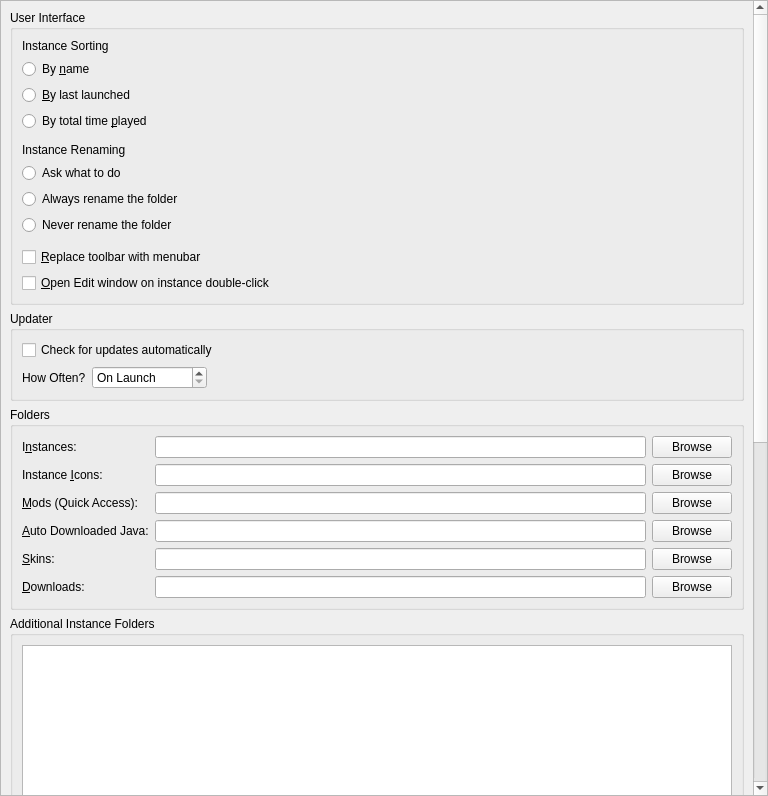
<?xml version="1.0" encoding="UTF-8"?>
<ui version="4.0">
 <class>LauncherPage</class>
 <widget class="QWidget" name="LauncherPage">
  <property name="geometry">
   <rect>
    <x>0</x>
    <y>0</y>
    <width>768</width>
    <height>796</height>
   </rect>
  </property>
  <property name="sizePolicy">
   <sizepolicy hsizetype="MinimumExpanding" vsizetype="MinimumExpanding">
    <horstretch>0</horstretch>
    <verstretch>0</verstretch>
   </sizepolicy>
  </property>
  <layout class="QVBoxLayout" name="verticalLayout">
   <property name="leftMargin">
    <number>0</number>
   </property>
   <property name="topMargin">
    <number>0</number>
   </property>
   <property name="rightMargin">
    <number>0</number>
   </property>
   <property name="bottomMargin">
    <number>0</number>
   </property>
   <item>
    <widget class="QScrollArea" name="scrollArea">
     <property name="horizontalScrollBarPolicy">
      <enum>Qt::ScrollBarPolicy::ScrollBarAsNeeded</enum>
     </property>
     <property name="widgetResizable">
      <bool>true</bool>
     </property>
     <widget class="QWidget" name="scrollAreaWidgetContents">
      <property name="geometry">
       <rect>
        <x>0</x>
        <y>0</y>
        <width>747</width>
        <height>1630</height>
       </rect>
      </property>
      <layout class="QVBoxLayout" name="verticalLayout_8">
       <item>
        <widget class="QGroupBox" name="userInterfaceBox">
         <property name="enabled">
          <bool>true</bool>
         </property>
         <property name="title">
          <string>User Interface</string>
         </property>
         <layout class="QVBoxLayout" name="verticalLayout_2">
          <item>
           <widget class="QLabel" name="instanceSortingLabel">
            <property name="text">
             <string>Instance Sorting</string>
            </property>
           </widget>
          </item>
          <item>
           <widget class="QRadioButton" name="sortByNameBtn">
            <property name="text">
             <string>By &amp;name</string>
            </property>
            <attribute name="buttonGroup">
             <string notr="true">sortingModeGroup</string>
            </attribute>
           </widget>
          </item>
          <item>
           <widget class="QRadioButton" name="sortLastLaunchedBtn">
            <property name="text">
             <string>&amp;By last launched</string>
            </property>
            <attribute name="buttonGroup">
             <string notr="true">sortingModeGroup</string>
            </attribute>
           </widget>
          </item>
          <item>
           <widget class="QRadioButton" name="sortByPlaytimeBtn">
            <property name="text">
             <string>By total time &amp;played</string>
            </property>
            <attribute name="buttonGroup">
             <string notr="true">sortingModeGroup</string>
            </attribute>
           </widget>
          </item>
          <item>
           <spacer name="verticalSpacer">
            <property name="orientation">
             <enum>Qt::Orientation::Vertical</enum>
            </property>
            <property name="sizeType">
             <enum>QSizePolicy::Policy::Fixed</enum>
            </property>
            <property name="sizeHint" stdset="0">
             <size>
              <width>0</width>
              <height>6</height>
             </size>
            </property>
           </spacer>
          </item>
          <item>
           <widget class="QLabel" name="renamingBehaviorLabel">
            <property name="text">
             <string>Instance Renaming</string>
            </property>
           </widget>
          </item>
          <item>
           <widget class="QRadioButton" name="askToRenameDirBtn">
            <property name="text">
             <string>Ask what to do</string>
            </property>
            <attribute name="buttonGroup">
             <string notr="true">renamingBehaviorGroup</string>
            </attribute>
           </widget>
          </item>
          <item>
           <widget class="QRadioButton" name="alwaysRenameDirBtn">
            <property name="text">
             <string>Always rename the folder</string>
            </property>
            <attribute name="buttonGroup">
             <string notr="true">renamingBehaviorGroup</string>
            </attribute>
           </widget>
          </item>
          <item>
           <widget class="QRadioButton" name="neverRenameDirBtn">
            <property name="text">
             <string>Never rename the folder</string>
            </property>
            <attribute name="buttonGroup">
             <string notr="true">renamingBehaviorGroup</string>
            </attribute>
           </widget>
          </item>
          <item>
           <spacer name="verticalSpacer_2">
            <property name="orientation">
             <enum>Qt::Orientation::Vertical</enum>
            </property>
            <property name="sizeType">
             <enum>QSizePolicy::Policy::Fixed</enum>
            </property>
            <property name="sizeHint" stdset="0">
             <size>
              <width>0</width>
              <height>6</height>
             </size>
            </property>
           </spacer>
          </item>
          <item>
           <widget class="QCheckBox" name="preferMenuBarCheckBox">
            <property name="toolTip">
             <string>The menubar is more friendly for keyboard-driven interaction.</string>
            </property>
            <property name="text">
             <string>&amp;Replace toolbar with menubar</string>
            </property>
           </widget>
          </item>
          <item>
           <widget class="QCheckBox" name="editInstanceOnDoubleClick">
            <property name="toolTip">
             <string>Opens the edit instance window on double-clicking an instance instead of running the instance.</string>
            </property>
            <property name="text">
             <string>&amp;Open Edit window on instance double-click</string>
            </property>
           </widget>
          </item>
         </layout>
        </widget>
       </item>
       <item>
        <widget class="QGroupBox" name="updateSettingsBox">
         <property name="title">
          <string>Updater</string>
         </property>
         <layout class="QGridLayout" name="gridLayout_2">
          <item row="1" column="0">
           <layout class="QHBoxLayout" name="horizontalLayout_2">
            <item>
             <widget class="QLabel" name="updateIntervalLabel">
              <property name="text">
               <string>How Often?</string>
              </property>
             </widget>
            </item>
            <item>
             <widget class="QSpinBox" name="updateIntervalSpinBox">
              <property name="sizePolicy">
               <sizepolicy hsizetype="Maximum" vsizetype="Fixed">
                <horstretch>0</horstretch>
                <verstretch>0</verstretch>
               </sizepolicy>
              </property>
              <property name="toolTip">
               <string>Set to 0 to only check on launch</string>
              </property>
              <property name="specialValueText">
               <string>On Launch</string>
              </property>
              <property name="suffix">
               <string> hours</string>
              </property>
              <property name="prefix">
               <string>Every </string>
              </property>
              <property name="minimum">
               <number>0</number>
              </property>
              <property name="maximum">
               <number>168</number>
              </property>
             </widget>
            </item>
            <item>
             <spacer name="horizontalSpacer">
              <property name="orientation">
               <enum>Qt::Orientation::Horizontal</enum>
              </property>
              <property name="sizeHint" stdset="0">
               <size>
                <width>0</width>
                <height>0</height>
               </size>
              </property>
             </spacer>
            </item>
           </layout>
          </item>
          <item row="0" column="0" colspan="2">
           <widget class="QCheckBox" name="autoUpdateCheckBox">
            <property name="text">
             <string>Check for updates automatically</string>
            </property>
           </widget>
          </item>
         </layout>
        </widget>
       </item>
       <item>
        <widget class="QGroupBox" name="foldersBox">
         <property name="title">
          <string>Folders</string>
         </property>
         <layout class="QGridLayout" name="gridLayout">
          <item row="2" column="1">
           <widget class="QLineEdit" name="iconsDirTextBox"/>
          </item>
          <item row="5" column="0">
           <widget class="QLabel" name="labelSkinsDir">
            <property name="text">
             <string>&amp;Skins:</string>
            </property>
            <property name="buddy">
             <cstring>skinsDirTextBox</cstring>
            </property>
           </widget>
          </item>
          <item row="0" column="0">
           <widget class="QLabel" name="labelInstDir">
            <property name="text">
             <string>I&amp;nstances:</string>
            </property>
            <property name="buddy">
             <cstring>instDirTextBox</cstring>
            </property>
           </widget>
          </item>
          <item row="10" column="0">
           <widget class="QLabel" name="labelDownloadsDir">
            <property name="text">
             <string>&amp;Downloads:</string>
            </property>
            <property name="buddy">
             <cstring>downloadsDirTextBox</cstring>
            </property>
           </widget>
          </item>
          <item row="0" column="2">
           <widget class="QPushButton" name="instDirBrowseBtn">
            <property name="text">
             <string>Browse</string>
            </property>
           </widget>
          </item>
          <item row="4" column="0">
           <widget class="QLabel" name="labelJavaDir">
            <property name="toolTip">
             <string>Folder where the launcher stores automatically downloaded Java versions. Do NOT set this to your system Java installation.</string>
            </property>
            <property name="text">
             <string>&amp;Auto Downloaded Java:</string>
            </property>
            <property name="buddy">
             <cstring>javaDirTextBox</cstring>
            </property>
           </widget>
          </item>
          <item row="10" column="2">
           <widget class="QPushButton" name="downloadsDirBrowseBtn">
            <property name="text">
             <string>Browse</string>
            </property>
           </widget>
          </item>
          <item row="2" column="2">
           <widget class="QPushButton" name="iconsDirBrowseBtn">
            <property name="text">
             <string>Browse</string>
            </property>
           </widget>
          </item>
          <item row="0" column="1">
           <widget class="QLineEdit" name="instDirTextBox"/>
          </item>
          <item row="4" column="1">
           <widget class="QLineEdit" name="javaDirTextBox"/>
          </item>
          <item row="2" column="0">
           <widget class="QLabel" name="labelIconsDir">
            <property name="text">
             <string>Instance &amp;Icons:</string>
            </property>
            <property name="buddy">
             <cstring>iconsDirTextBox</cstring>
            </property>
           </widget>
          </item>
          <item row="5" column="1">
           <widget class="QLineEdit" name="skinsDirTextBox"/>
          </item>
          <item row="5" column="2">
           <widget class="QPushButton" name="skinsDirBrowseBtn">
            <property name="text">
             <string>Browse</string>
            </property>
           </widget>
          </item>
          <item row="10" column="1">
           <widget class="QLineEdit" name="downloadsDirTextBox"/>
          </item>
          <item row="4" column="2">
           <widget class="QPushButton" name="javaDirBrowseBtn">
            <property name="text">
             <string>Browse</string>
            </property>
           </widget>
          </item>
          <item row="3" column="0">
           <widget class="QLabel" name="labelModsDir">
            <property name="text">
             <string>&amp;Mods (Quick Access):</string>
            </property>
            <property name="buddy">
             <cstring>modsDirTextBox</cstring>
            </property>
           </widget>
          </item>
          <item row="3" column="1">
           <widget class="QLineEdit" name="modsDirTextBox"/>
          </item>
          <item row="3" column="2">
           <widget class="QPushButton" name="modsDirBrowseBtn">
            <property name="text">
             <string>Browse</string>
            </property>
           </widget>
          </item>
         </layout>
        </widget>
       </item>
       <item>
        <widget class="QGroupBox" name="additionalInstDirsGroupBox">
         <property name="title">
          <string>Additional Instance Folders</string>
         </property>
         <layout class="QVBoxLayout" name="additionalInstDirsLayout">
          <item>
           <widget class="QListWidget" name="additionalInstDirsList"/>
          </item>
          <item>
           <layout class="QHBoxLayout" name="additionalInstDirsBtnLayout">
            <item>
             <widget class="QPushButton" name="addInstDirBtn">
              <property name="text">
               <string>Add</string>
              </property>
             </widget>
            </item>
            <item>
             <widget class="QPushButton" name="removeInstDirBtn">
              <property name="text">
               <string>Remove</string>
              </property>
             </widget>
            </item>
            <item>
             <spacer name="additionalInstDirsSpacer">
              <property name="orientation">
               <enum>Qt::Orientation::Horizontal</enum>
              </property>
              <property name="sizeHint" stdset="0">
               <size>
                <width>0</width>
                <height>0</height>
               </size>
              </property>
             </spacer>
            </item>
           </layout>
          </item>
         </layout>
        </widget>
       </item>
       <item>
        <widget class="QGroupBox" name="modsBox">
         <property name="title">
          <string>Mods and Modpacks</string>
         </property>
         <layout class="QVBoxLayout" name="verticalLayout_4">
          <item>
           <widget class="QCheckBox" name="downloadsDirWatchRecursiveCheckBox">
            <property name="toolTip">
             <string>When enabled, in addition to the downloads folder, its sub folders will also be searched when looking for resources (e.g. when looking for blocked mods on CurseForge).</string>
            </property>
            <property name="text">
             <string>Check &amp;subfolders for blocked mods</string>
            </property>
           </widget>
          </item>
          <item>
           <widget class="QCheckBox" name="downloadsDirMoveCheckBox">
            <property name="toolTip">
             <string>When enabled, it will move blocked resources instead of copying them.</string>
            </property>
            <property name="text">
             <string>Move blocked mods instead of copying them</string>
            </property>
           </widget>
          </item>
          <item>
           <widget class="QCheckBox" name="metadataEnableBtn">
            <property name="toolTip">
             <string>Store version information provided by mod providers (like Modrinth or CurseForge) for mods.</string>
            </property>
            <property name="text">
             <string>Keep track of mod metadata</string>
            </property>
           </widget>
          </item>
          <item>
           <widget class="QLabel" name="metadataWarningLabel">
            <property name="text">
             <string>&lt;html&gt;&lt;head/&gt;&lt;body&gt;&lt;p&gt;&lt;span style=&quot; font-weight:600; color:#f5c211;&quot;&gt;Warning&lt;/span&gt;&lt;span style=&quot; color:#f5c211;&quot;&gt;: Disabling mod metadata may also disable some QoL features, such as mod updating!&lt;/span&gt;&lt;/p&gt;&lt;/body&gt;&lt;/html&gt;</string>
            </property>
            <property name="wordWrap">
             <bool>true</bool>
            </property>
           </widget>
          </item>
          <item>
           <widget class="QCheckBox" name="dependenciesEnableBtn">
            <property name="toolTip">
             <string>Automatically detect, install, and update mod dependencies.</string>
            </property>
            <property name="text">
             <string>Install dependencies automatically</string>
            </property>
           </widget>
          </item>
          <item>
           <widget class="QCheckBox" name="showModIncompatCheckBox">
            <property name="toolTip">
             <string>Currently this just shows mods which are not marked as compatible with the current Minecraft version.</string>
            </property>
            <property name="text">
             <string>Detect and show mod incompatibilities (experimental)</string>
            </property>
           </widget>
          </item>
          <item>
           <widget class="QCheckBox" name="modpackUpdatePromptBtn">
            <property name="toolTip">
             <string>When creating a new modpack instance, suggest updating an existing instance instead.</string>
            </property>
            <property name="text">
             <string>Suggest to update an existing instance during modpack installation</string>
            </property>
           </widget>
          </item>
         </layout>
        </widget>
       </item>
       <item>
        <widget class="QGroupBox" name="instanceBox">
         <property name="title">
          <string>Instance Creation</string>
         </property>
         <layout class="QVBoxLayout" name="verticalLayout_3">
          <item>
           <widget class="QCheckBox" name="downloadGameFilesBtn">
            <property name="toolTip">
             <string>Downloads required game files while creating the instance. Disable this to skip the initial download and fetch files when the instance is launched instead.</string>
            </property>
            <property name="text">
             <string>Download game files during instance creation</string>
            </property>
           </widget>
          </item>
         </layout>
        </widget>
       </item>
       <item>
        <widget class="QGroupBox" name="groupBox_2">
         <property name="title">
          <string>Console</string>
         </property>
         <layout class="QFormLayout" name="formLayout">
          <property name="labelAlignment">
           <set>Qt::AlignmentFlag::AlignLeading|Qt::AlignmentFlag::AlignLeft|Qt::AlignmentFlag::AlignVCenter</set>
          </property>
          <item row="0" column="0">
           <widget class="QLabel" name="lineLimitLabel">
            <property name="sizePolicy">
             <sizepolicy hsizetype="Maximum" vsizetype="Preferred">
              <horstretch>0</horstretch>
              <verstretch>0</verstretch>
             </sizepolicy>
            </property>
            <property name="text">
             <string>Log History &amp;Limit:</string>
            </property>
            <property name="buddy">
             <cstring>lineLimitSpinBox</cstring>
            </property>
           </widget>
          </item>
          <item row="0" column="1">
           <widget class="QSpinBox" name="lineLimitSpinBox">
            <property name="sizePolicy">
             <sizepolicy hsizetype="Maximum" vsizetype="Fixed">
              <horstretch>0</horstretch>
              <verstretch>0</verstretch>
             </sizepolicy>
            </property>
            <property name="suffix">
             <string> lines</string>
            </property>
            <property name="minimum">
             <number>10000</number>
            </property>
            <property name="maximum">
             <number>1000000</number>
            </property>
            <property name="singleStep">
             <number>10000</number>
            </property>
            <property name="value">
             <number>100000</number>
            </property>
           </widget>
          </item>
          <item row="1" column="0" colspan="2">
           <widget class="QCheckBox" name="checkStopLogging">
            <property name="text">
             <string>&amp;Stop logging when log overflows</string>
            </property>
           </widget>
          </item>
         </layout>
        </widget>
       </item>
       <item>
        <widget class="QGroupBox" name="tasksBox">
         <property name="title">
          <string>Tasks</string>
         </property>
         <layout class="QGridLayout" name="gridLayout_3">
          <item row="2" column="1">
           <widget class="QSpinBox" name="numberOfManualRetriesSpinBox">
            <property name="sizePolicy">
             <sizepolicy hsizetype="Maximum" vsizetype="Fixed">
              <horstretch>0</horstretch>
              <verstretch>0</verstretch>
             </sizepolicy>
            </property>
            <property name="minimumSize">
             <size>
              <width>60</width>
              <height>0</height>
             </size>
            </property>
            <property name="minimum">
             <number>0</number>
            </property>
           </widget>
          </item>
          <item row="1" column="1">
           <widget class="QSpinBox" name="numberOfConcurrentDownloadsSpinBox">
            <property name="sizePolicy">
             <sizepolicy hsizetype="Maximum" vsizetype="Fixed">
              <horstretch>0</horstretch>
              <verstretch>0</verstretch>
             </sizepolicy>
            </property>
            <property name="minimumSize">
             <size>
              <width>60</width>
              <height>0</height>
             </size>
            </property>
            <property name="minimum">
             <number>1</number>
            </property>
           </widget>
          </item>
          <item row="3" column="1">
           <widget class="QSpinBox" name="timeoutSecondsSpinBox">
            <property name="sizePolicy">
             <sizepolicy hsizetype="Maximum" vsizetype="Fixed">
              <horstretch>0</horstretch>
              <verstretch>0</verstretch>
             </sizepolicy>
            </property>
            <property name="minimumSize">
             <size>
              <width>60</width>
              <height>0</height>
             </size>
            </property>
            <property name="suffix">
             <string>s</string>
            </property>
           </widget>
          </item>
          <item row="2" column="0">
           <widget class="QLabel" name="numberOfManualRetriesLabel">
            <property name="text">
             <string>Retry Limit:</string>
            </property>
           </widget>
          </item>
          <item row="1" column="0">
           <widget class="QLabel" name="numberOfConcurrentDownloadsLabel">
            <property name="text">
             <string>Concurrent Download Limit:</string>
            </property>
           </widget>
          </item>
          <item row="3" column="0">
           <widget class="QLabel" name="timeoutSecondsLabel">
            <property name="toolTip">
             <string>Seconds to wait until the requests are terminated</string>
            </property>
            <property name="text">
             <string>HTTP Timeout:</string>
            </property>
           </widget>
          </item>
          <item row="0" column="1">
           <widget class="QSpinBox" name="numberOfConcurrentTasksSpinBox">
            <property name="sizePolicy">
             <sizepolicy hsizetype="Maximum" vsizetype="Fixed">
              <horstretch>0</horstretch>
              <verstretch>0</verstretch>
             </sizepolicy>
            </property>
            <property name="minimumSize">
             <size>
              <width>60</width>
              <height>0</height>
             </size>
            </property>
            <property name="minimum">
             <number>1</number>
            </property>
           </widget>
          </item>
          <item row="0" column="0">
           <widget class="QLabel" name="numberOfConcurrentTasksLabel">
            <property name="text">
             <string>Concurrent Task Limit:</string>
            </property>
           </widget>
          </item>
          <item row="0" column="2">
           <spacer name="horizontalSpacer_2">
            <property name="orientation">
             <enum>Qt::Orientation::Horizontal</enum>
            </property>
            <property name="sizeHint" stdset="0">
             <size>
              <width>0</width>
              <height>0</height>
             </size>
            </property>
           </spacer>
          </item>
         </layout>
        </widget>
       </item>
       <item>
        <spacer name="verticalSpacer_FeaturesTab">
         <property name="orientation">
          <enum>Qt::Orientation::Vertical</enum>
         </property>
         <property name="sizeHint" stdset="0">
          <size>
           <width>0</width>
           <height>0</height>
          </size>
         </property>
        </spacer>
       </item>
      </layout>
     </widget>
    </widget>
   </item>
  </layout>
 </widget>
 <tabstops>
  <tabstop>scrollArea</tabstop>
  <tabstop>sortByNameBtn</tabstop>
  <tabstop>sortLastLaunchedBtn</tabstop>
  <tabstop>sortByPlaytimeBtn</tabstop>
  <tabstop>askToRenameDirBtn</tabstop>
  <tabstop>alwaysRenameDirBtn</tabstop>
  <tabstop>neverRenameDirBtn</tabstop>
  <tabstop>preferMenuBarCheckBox</tabstop>
  <tabstop>editInstanceOnDoubleClick</tabstop>
  <tabstop>autoUpdateCheckBox</tabstop>
  <tabstop>updateIntervalSpinBox</tabstop>
  <tabstop>instDirTextBox</tabstop>
  <tabstop>instDirBrowseBtn</tabstop>
  <tabstop>iconsDirTextBox</tabstop>
  <tabstop>iconsDirBrowseBtn</tabstop>
  <tabstop>modsDirTextBox</tabstop>
  <tabstop>modsDirBrowseBtn</tabstop>
  <tabstop>javaDirTextBox</tabstop>
  <tabstop>javaDirBrowseBtn</tabstop>
  <tabstop>skinsDirTextBox</tabstop>
  <tabstop>skinsDirBrowseBtn</tabstop>
  <tabstop>downloadsDirTextBox</tabstop>
  <tabstop>downloadsDirBrowseBtn</tabstop>
  <tabstop>additionalInstDirsList</tabstop>
  <tabstop>addInstDirBtn</tabstop>
  <tabstop>removeInstDirBtn</tabstop>
  <tabstop>downloadsDirWatchRecursiveCheckBox</tabstop>
  <tabstop>downloadsDirMoveCheckBox</tabstop>
  <tabstop>metadataEnableBtn</tabstop>
  <tabstop>dependenciesEnableBtn</tabstop>
  <tabstop>showModIncompatCheckBox</tabstop>
  <tabstop>modpackUpdatePromptBtn</tabstop>
  <tabstop>downloadGameFilesBtn</tabstop>
  <tabstop>lineLimitSpinBox</tabstop>
  <tabstop>checkStopLogging</tabstop>
  <tabstop>numberOfConcurrentTasksSpinBox</tabstop>
  <tabstop>numberOfConcurrentDownloadsSpinBox</tabstop>
  <tabstop>numberOfManualRetriesSpinBox</tabstop>
  <tabstop>timeoutSecondsSpinBox</tabstop>
 </tabstops>
 <resources/>
 <connections/>
 <buttongroups>
  <buttongroup name="sortingModeGroup"/>
  <buttongroup name="renamingBehaviorGroup"/>
 </buttongroups>
</ui>
